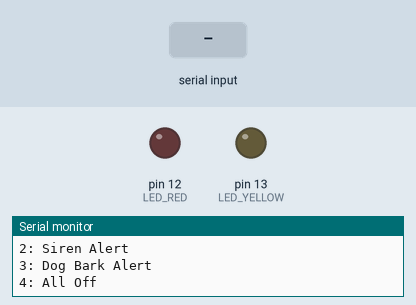
The sketch below on a simulated Arduino Uno, built with avr-gcc and run on an emulated ATmega328P. Shown: output pins drawn as LEDs (lit = HIGH), the last lines printed to the serial monitor. Dashed ring = blinking. The test bench sets the inputs (shaded band).

Above: at 1.2 s.
1.3 s: "1" received over Serial
At 1.42 s:
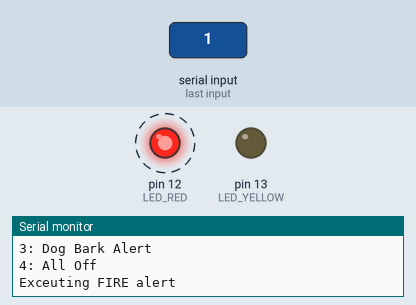
4.3 s: "2" received over Serial
At 4.42 s:
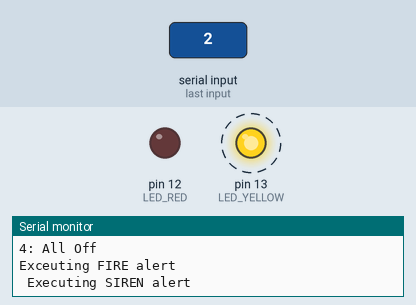
7.3 s: "3" received over Serial
At 7.42 s:
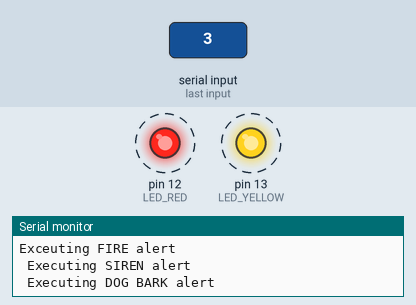
Timing chart, 0 to 10.3 s (numbered marks = the images above; inputs shaded):
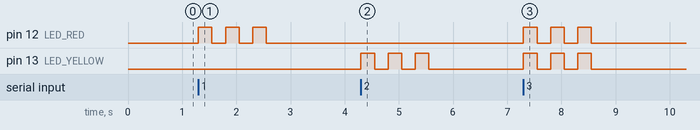

The sketch:

WearableDevice_Phase2.ino
```cpp
#define LED_RED 12
#define LED_YELLOW 13

void setup() {
  // initialize inbuilt LED pin as an output.
  Serial.begin(115200);
  pinMode(LED_RED, OUTPUT);
  pinMode(LED_YELLOW, OUTPUT);
  Serial.println("Wearable Alert System - Phase 2 Test");
  Serial.println("Send a number (1-4) via the Serial Monitor to test alerts.");
  Serial.println("1: Fire Alert");
  Serial.println("2: Siren Alert");
  Serial.println("3: Dog Bark Alert");
  Serial.println("4: All Off");
}

// loop function runs over and over  again forever
void loop() {
  if (Serial.available() > 0){
    char command = Serial.read();
    if(command == '1'){
      Serial.println("Exceuting FIRE alert");
      alert_fire();
    }
    else if ( command == '2' ){
      Serial.println(" Executing SIREN alert");
      alert_siren();
    }
    else if ( command == '3' ){
      Serial.println(" Executing DOG BARK alert");
      alert_dog();
    }
    else if ( command == '4' ){
      Serial.println(" Turning all alerts OFF ");
      all_off();
    }
  }
}


void alert_fire(){
  for (int i = 0; i<3 ; i++){
    digitalWrite(LED_RED, HIGH);
    delay(250);
    digitalWrite(LED_RED, LOW);
    delay(250);
  }
}


void alert_siren(){
  for (int i = 0; i<3 ; i++){
    digitalWrite(LED_YELLOW, HIGH);
    delay(250);
    digitalWrite(LED_YELLOW, LOW);
    delay(250);
  }
}

void alert_dog(){
  for (int i = 0; i<3 ; i++){
    digitalWrite(LED_YELLOW, HIGH);
    digitalWrite(LED_RED, HIGH);
    delay(250);
    digitalWrite(LED_YELLOW, LOW);
    digitalWrite(LED_RED, LOW);
    delay(250);
  }
}

void all_off(){
  digitalWrite(LED_RED, LOW);
  digitalWrite(LED_YELLOW, LOW);
}
```

Measured:
- after the input at 1.3 s, pin 12 (LED_RED): alternates HIGH for 0.25 s and LOW for 0.25 s, 6 changes in all, then stays LOW, starting at once
- after the input at 4.3 s, pin 13 (LED_YELLOW): alternates HIGH for 0.25 s and LOW for 0.25 s, 6 changes in all, then stays LOW, starting at once
- after the input at 7.3 s, pin 12 (LED_RED), pin 13 (LED_YELLOW): alternates HIGH for 0.25 s and LOW for 0.25 s, 6 changes in all, then stays LOW, starting at once
